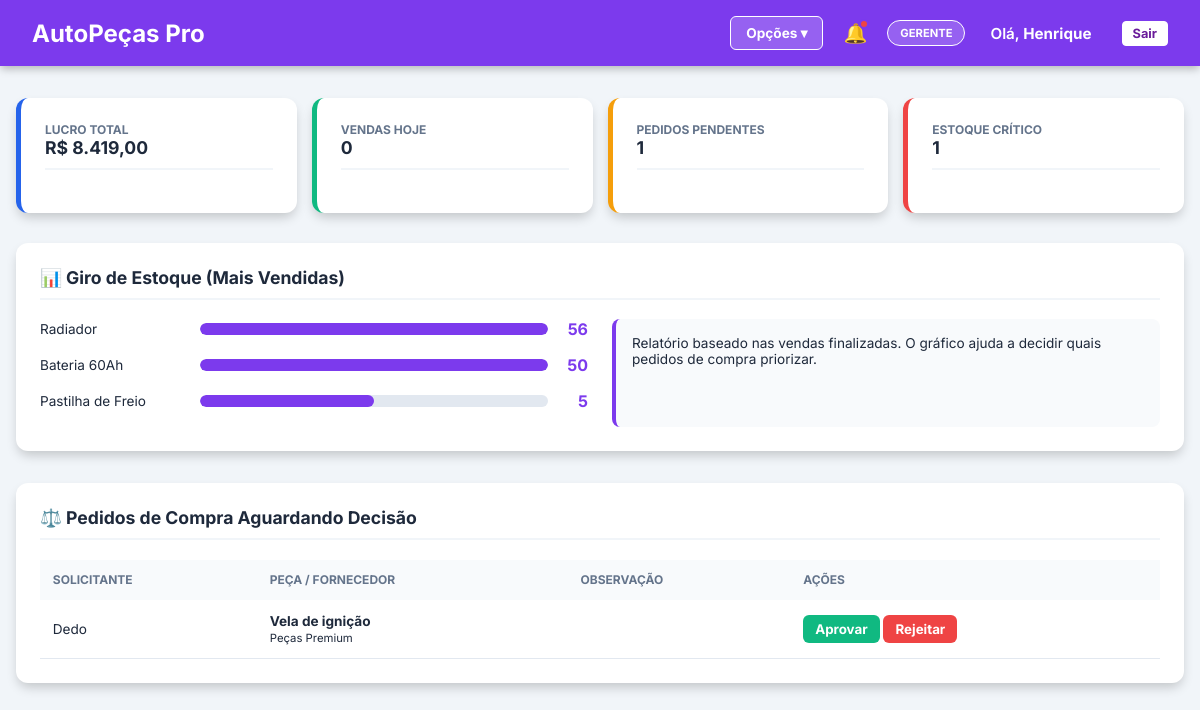
Page /gerente.php (signed in) on the committed database.
### tables this page shows
CREATE TABLE `pedido_compra` (
  `id_pedido` int(11) NOT NULL,
  `id_peca` int(11) DEFAULT NULL,
  `id_responsavel_estoque` int(11) NOT NULL,
  `id_fornecedor` int(11) NOT NULL,
  `quantidade` int(11) NOT NULL,
  `valor_unitario` decimal(10,2) DEFAULT NULL,
  `valor_total_compra` decimal(10,2) DEFAULT NULL,
  `data_pedido` date NOT NULL,
  `status` enum('PENDENTE','APROVADO','REJEITADO') NOT NULL,
  `observacao` varchar(200) DEFAULT NULL,
  `justificativa` text NOT NULL
);

CREATE TABLE `usuarios` (
  `id_usuario` int(11) NOT NULL,
  `nome` varchar(100) NOT NULL,
  `email` varchar(100) NOT NULL,
  `senha` varchar(255) NOT NULL,
  `perfil` enum('GERENTE','VENDEDOR','ESTOQUISTA') DEFAULT NULL,
  `status_usuario` enum('ATIVO','INATIVO') DEFAULT 'ATIVO',
  `percentual_desconto_max` int(11) DEFAULT 0
);

CREATE TABLE `pecas` (
  `id_peca` int(11) NOT NULL,
  `nome` varchar(100) NOT NULL,
  `descricao` varchar(150) DEFAULT NULL,
  `preco_venda` decimal(10,2) DEFAULT NULL,
  `preco_custo` decimal(10,2) DEFAULT NULL,
  `id_fornecedor` int(11) DEFAULT NULL
);

CREATE TABLE `fornecedor` (
  `id_fornecedor` int(11) NOT NULL,
  `nome` varchar(100) NOT NULL,
  `cnpj` varchar(18) DEFAULT NULL,
  `telefone` varchar(20) DEFAULT NULL,
  `email` varchar(100) DEFAULT NULL,
  `endereco` varchar(150) DEFAULT NULL
);

### gerente.php (the view, shortened to what this page needs)
<?php
include 'conexao.php';
$nome_gerente = $_SESSION['nome'] ?? 'Gerente';
$sql_giro = "SELECT p.nome, SUM(iv.quantidade) as total_vendido
             FROM itens_venda iv
             JOIN pecas p ON iv.id_peca = p.id_peca
             GROUP BY p.id_peca
             ORDER BY total_vendido DESC LIMIT 3";
$res_giro = $conn->query($sql_giro);
$sql_pedidos = "SELECT
                    pc.id_pedido,
                    u.nome as solicitante,
                    f.nome as fornecedor,
                    p.nome as peca_nome,
                    pc.status,
                    pc.observacao
                FROM pedido_compra pc
                LEFT JOIN usuarios u ON pc.id_responsavel_estoque = u.id_usuario
                LEFT JOIN fornecedor f ON pc.id_fornecedor = f.id_fornecedor
                LEFT JOIN pecas p ON pc.id_peca = p.id_peca
                WHERE pc.status = 'PENDENTE'
                ORDER BY pc.id_pedido DESC";
$res_pedidos = $conn->query($sql_pedidos);
$sql_qtd_pendentes = "SELECT COUNT(*) as total FROM pedido_compra WHERE status = 'PENDENTE'";
$res_qtd_pendentes = $conn->query($sql_qtd_pendentes)->fetch_assoc();
$qtd_pendentes = $res_qtd_pendentes['total'] ?? 0;
?>
<!DOCTYPE html>
<html lang="pt-br">
<head>
</head>
<body>
    <nav class="navbar">
    <h1>AutoPeças Pro</h1>
    <div class="nav-right">
        <div class="dropdown">
            <button class="dropbtn"> Opções ▾</button>
        </div>
        <div class="notification-bell">
            🔔<span id="bellDot" class="bell-dot" style="display: <?php echo ($qtd_pendentes > 0) ? 'block' : 'none'; ?>;"></span>
        </div>
        <div style="display: flex; align-items: center; gap: 10px;">
            <span class="badge-gerente" style="text-transform: uppercase; font-size: 0.7rem;">
                <?php echo $_SESSION['perfil']; ?>
            </span>
            <span style="font-size: 0.95rem; font-weight: 600; color: white;">
               <span style="margin-left: 15px;">Olá, <strong><?php echo $nome_gerente; ?></strong></span>
            </span>
             <a href="logout.php" class="logout">Sair</a>
        </div>
    </div>
</nav>
    <main class="container">
        <div style="display: grid; grid-template-columns: 1fr 1fr 1fr 1fr; gap: 15px; margin-bottom: 30px;">
            <div class="card" style="border-left: 5px solid #2563eb; margin-bottom:0;">
                <p style="color: #64748b; font-size: 0.75rem; font-weight: bold;">LUCRO TOTAL</p>
                <h2 id="lucroDia">R$ 0,00</h2>
            </div>
            <div class="card" style="border-left: 5px solid #10b981; margin-bottom:0;">
                <p style="color: #64748b; font-size: 0.75rem; font-weight: bold;">VENDAS HOJE</p>
                <h2 id="vendasQtd">0</h2>
            </div>
            <div class="card" style="border-left: 5px solid #f59e0b; margin-bottom:0;">
                <p style="color: #64748b; font-size: 0.75rem; font-weight: bold;">PEDIDOS PENDENTES</p>
                <h2 id="pedidosPendentes">0</h2>
            </div>
            <div class="card" style="border-left: 5px solid #ef4444; margin-bottom:0;">
                <p style="color: #64748b; font-size: 0.75rem; font-weight: bold;">ESTOQUE CRÍTICO</p>
                <h2 id="estoqueCritico">0</h2>
            </div>
        </div>
        <section class="card">
            <h2>📊 Giro de Estoque (Mais Vendidas)</h2>
            <div class="stats-container">
                <div>
                    <?php while($row = $res_giro->fetch_assoc()):
                        $porcentagem = min($row['total_vendido'] * 10, 100); ?>
                        <div class="ranking-item">
                            <span style="width: 150px; font-size: 0.85rem;"><?php echo $row['nome']; ?></span>
                            <div class="bar-container">
                                <div class="bar-fill" style="width: <?php echo $porcentagem; ?>%;"></div>
                            </div>
                            <span class="qtd-badge"><?php echo $row['total_vendido']; ?></span>
                        </div>
                    <?php endwhile; ?>
                </div>
                <div style="background: #f8fafc; padding: 1rem; border-radius: 8px; font-size: 0.85rem; border-left: 4px solid #7c3aed;">
                    <p>Relatório baseado nas vendas finalizadas. O gráfico ajuda a decidir quais pedidos de compra priorizar.</p>
                </div>
            </div>
        </section>
        <section class="card">
            <h2>⚖️ Pedidos de Compra Aguardando Decisão</h2>
            <table>
                <thead>
                    <tr>
                        <th>Solicitante</th>
                        <th>Peça / Fornecedor</th>
                        <th>Observação</th>
                        <th>Ações</th>
                    </tr>
                </thead>
                <tbody id="listaPedidos">
                    <?php if($res_pedidos->num_rows > 0): ?>
                        <?php while($ped = $res_pedidos->fetch_assoc()): ?>
                            <tr id="pedido_<?php echo $ped['id_pedido']; ?>">
                                <td><?php echo htmlspecialchars($ped['solicitante']); ?></td>
                                <td><strong><?php echo htmlspecialchars($ped['peca_nome']); ?></strong><br><small><?php echo htmlspecialchars($ped['fornecedor']); ?></small></td>
                                <td><?php echo htmlspecialchars($ped['observacao']); ?></td>
                                <td>
                                    <button class="btn-aprovar" onclick="executarDecisao('aprovar', <?php echo $ped['id_pedido']; ?>, this)">Aprovar</button>
                                    <button class="btn-rejeitar" onclick="mostrarRejeicao(<?php echo $ped['id_pedido']; ?>)">Rejeitar</button>
                                </td>
                            </tr>
                        <?php endwhile; ?>
                    <?php else: ?>
                        <tr><td colspan="4" style="text-align:center;">Nenhum pedido pendente no momento.</td></tr>
                    <?php endif; ?>
                </tbody>
            </table>
        </section>
    </main>
</body>
</html>

### gerente.php (style rules this page uses)
* { margin: 0; padding: 0; box-sizing: border-box; font-family: 'Inter', sans-serif; }
body { background-color: #f1f5f9; color: #1e293b; overflow-x: hidden; }
.navbar { background-color: #7c3aed; color: white; padding: 1rem 2rem; display: flex; justify-content: space-between; align-items: center; box-shadow: 0 4px 8px -1px rgba(0, 0, 0, 0.25); }
.nav-right { display: flex; align-items: center; gap: 20px; }
.badge-gerente { background: #ffffff33; padding: 5px 12px; border-radius: 20px; font-size: 0.85rem; font-weight: bold; border: 1px solid white; }
.logout { color: #6a1b9a; background-color: #ffffff; text-decoration: none; font-size: 0.8rem; font-weight: bold; margin-left: 20px; border: 1px solid #ffffff; padding: 4px 10px; border-radius: 4px; transition: 0.3s; }
.notification-bell { position: relative; cursor: pointer; font-size: 1.2rem; }
.bell-dot { position: absolute; top: -2px; right: -2px; width: 10px; height: 10px; background: #ef4444; border-radius: 50%; display: none; border: 2px solid #7c3aed; }
.container { max-width: 1200px; margin: 2rem auto; padding: 0 1rem; }
.card { background: white; padding: 1.5rem; border-radius: 12px; box-shadow: 0 6px 12px -2px rgba(0, 0, 0, 0.2); margin-bottom: 2rem; }
h2 { font-size: 1.1rem; margin-bottom: 1.2rem; display: flex; align-items: center; gap: 8px; color: #1e293b; border-bottom: 2px solid #f1f5f9; padding-bottom: 10px; }
.stats-container { display: grid; grid-template-columns: 1fr 1fr; gap: 1.5rem; margin-top: 1rem; }
.ranking-item { display: flex; align-items: center; margin-bottom: 1rem; gap: 10px; }
.bar-container { flex-grow: 1; background: #e2e8f0; border-radius: 10px; height: 12px; overflow: hidden; }
.bar-fill { height: 100%; background: #7c3aed; border-radius: 10px; }
.qtd-badge { font-weight: bold; color: #7c3aed; min-width: 30px; text-align: right; }
table { width: 100%; border-collapse: collapse; }
th { text-align: left; background: #f8fafc; padding: 0.8rem; font-size: 0.75rem; text-transform: uppercase; color: #64748b; }
td { padding: 0.8rem; border-bottom: 1px solid #e2e8f0; font-size: 0.85rem; }
.btn-aprovar { background: #10b981; color: white; border: none; padding: 6px 12px; border-radius: 6px; cursor: pointer; font-weight: bold; }
.btn-rejeitar { background: #ef4444; color: white; border: none; padding: 6px 12px; border-radius: 6px; cursor: pointer; font-weight: bold; }
.btn-aprovar, .btn-rejeitar { transition: all 0.2s ease; }
.dropdown { position: relative; display: inline-block; padding-bottom: 10px; margin-bottom: -10px; }
.dropbtn { background-color: #ffffff33; color: white; padding: 8px 15px; font-size: 0.85rem; font-weight: bold; border: 1px solid white; border-radius: 6px; cursor: pointer; transition: 0.3s; }

### rows in the picture
pedido_compra: id_responsavel_estoque.nome "Dedo", id_peca.nome "Vela de ignição", id_fornecedor.nome "Peças Premium"

### other values in the picture
$_SESSION['perfil'] "GERENTE"
$nome_gerente "Henrique"
$row['nome'] "Radiador"
$row['total_vendido'] "56"
$row['nome'] "Bateria 60Ah"
$row['total_vendido'] "50"
$row['nome'] "Pastilha de Freio"
$row['total_vendido'] "5"
